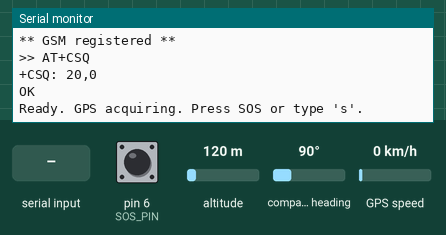
Bench run of a sketch on a simulated Arduino Uno, built with avr-gcc and run on an emulated ATmega328P. On the bench: the last lines printed to the serial monitor. Inputs (shaded band) come from the test bench; at power-on: pin 6 (SOS_PIN) HIGH, altitude 120 m, compass heading 90°, GPS speed 0 km/h. The GPS gets a fix after 3 s at 37.7749, -122.4194 with 8 satellites; the modem accepts every AT command (registered, SIM ready, sends succeed) and sends nothing else.

Above: at 7.5 s.
7.6 s: pin 6 (SOS_PIN) pulled LOW for 0.15 s
At 9.07 s:
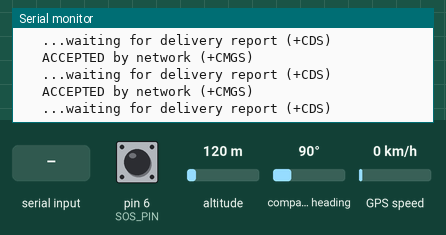
9.2 s: "ERROR\n" received over the second serial link
10.7 s: "+CMGS:\n" received over the second serial link
12.3 s: "+CDS:\n" received over the second serial link
At 13.6 s:
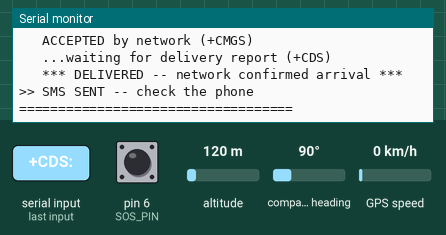
14.2 s: "ERROR\n" received over Serial
At 14.9 s:
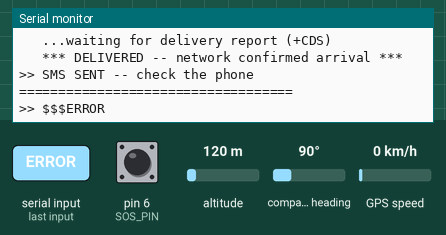
24.2 s: pin 6 (SOS_PIN) pulled LOW for 1 s
At 27.5 s:
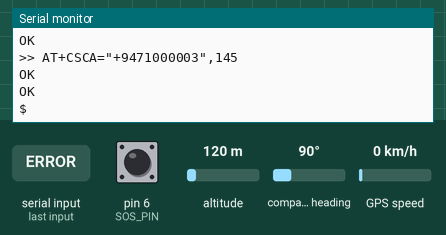

The sketch:

gps_final_location.ino
```cpp
/*
 * SmartStick_UnitB_Final.ino
 * ------------------------------------------------------------
 * Smart Blind Stick -- UNIT B (Arduino UNO)
 * GPS + GSM + SOS button. Sends the user's live location by SMS.
 *
 * Unit A (Arduino Nano) handles obstacle, water, dark, vibration and
 * Find-My-Stick independently. The two units share only the power
 * rail -- no data passes between them.
 *
 * HOW IT WORKS
 *   The GPS stays powered continuously so it holds a satellite fix,
 *   but is only READ in short bursts every 10 seconds. The position
 *   is cached. Pressing SOS sends the CACHED coordinates instantly --
 *   no waiting for a fresh fix, which matters when someone needs help.
 *
 *   Burst reading exists because only ONE SoftwareSerial instance can
 *   listen at a time. The port is handed back and forth: GPS by
 *   default, SIM800L during a send.
 *
 * WIRING (Arduino UNO)
 *   SIM800L EVB 5V/4V -> 5V rail, with 1000uF cap AT the EVB's pins
 *   SIM800L EVB GND   -> common ground
 *   SIM800L EVB SIM_TXD -> D3
 *   SIM800L EVB SIM_RXD -> D4       (no divider -- EVB shifts onboard)
 *
 *   NEO-7M VCC -> 5V        NEO-7M TX -> D10
 *   NEO-7M GND -> GND       NEO-7M RX -> unconnected
 *
 *   SOS button -> D6 and GND   (INPUT_PULLUP, no resistor needed)
 *
 * UPLOAD: disconnect the EVB's 5V first, close Serial Monitor,
 *         upload, then reconnect 5V.
 *
 * SERIAL COMMANDS (9600 baud, "Both NL & CR")
 *   s   simulate an SOS press (bench testing without the button)
 *   g   show current GPS status
 *   c   check the SMSC digit count
 *   anything else -> sent to the module as an AT command
 * ------------------------------------------------------------
 */

#include <SoftwareSerial.h>
#include <TinyGPS++.h>

SoftwareSerial gpsSerial(10, 11); // D10 = RX from GPS TX
SoftwareSerial simSerial(3, 4);   // D3 = RX from SIM_TXD, D4 = TX

TinyGPSPlus gps;

// ---- Settings -------------------------------------------------------
const char PHONE_NUMBER[] = "+94762608628";   // emergency contact
const char SMSC_NUMBER[]  = "+9471000003";    // verified working
const int  SOS_PIN        = 6;
// ---------------------------------------------------------------------

// GPS burst timing
const unsigned long GPS_INTERVAL_MS = 10000; // read every 10s
const unsigned long GPS_BURST_MS    = 1500;  // listen for 1.5s
unsigned long lastGpsMs = 0;

double cachedLat = 0.0, cachedLng = 0.0;
bool   haveFix = false;
unsigned long fixAgeMs = 0;

// SOS button debounce
bool sosLast = HIGH, sosState = HIGH;
unsigned long sosChangeMs = 0;
const unsigned long SOS_DEBOUNCE_MS = 50;

bool ready = false;
uint16_t resetSeen = 0;

char inLine[72]; uint8_t inIdx = 0;

void setup() {
  Serial.begin(9600);
  gpsSerial.begin(9600);
  simSerial.begin(9600);

  pinMode(SOS_PIN, INPUT_PULLUP);

  Serial.println(F("=== Smart Blind Stick -- Unit B ==="));
  Serial.print(F("Emergency contact: "));
  Serial.println(PHONE_NUMBER);
  Serial.println(F("Initialising GSM..."));

  simSerial.listen();
  initGSM();

  gpsSerial.listen();
  Serial.println(F("Ready. GPS acquiring. Press SOS or type 's'."));
  Serial.println();
}

void loop() {
  readMonitor();
  handleGpsBurst();
  handleSosButton();
}

// ---------------------------------------------------------------------
void initGSM() {
  waitFor("AT", "OK", 2000, 15);     // retry until the module answers

  // The module answers AT before it has finished booting. It emits RDY,
  // then +CPIN: READY, then Call Ready and SMS Ready over roughly ten
  // seconds -- and config commands sent during that window get ignored
  // without any error. Wait for the SIM to report READY first.
  Serial.println(F("   waiting for SIM to come ready..."));
  for (uint8_t i = 0; i < 10; i++) {
    if (atCmd("AT+CPIN?", "READY", 3000)) break;
  }

  atCmd("ATE0", "OK", 2000);
  atCmd("AT+CMEE=2", "OK", 2000);
  atCmd("AT+CMGF=1", "OK", 2000);
  atCmd("AT+CSCS=\"GSM\"", "OK", 2000);

  // CSMP sets the message's first octet, VALIDITY PERIOD, protocol id
  // and data coding scheme. This matters more than it looks: if the
  // module's stored validity period is 0, the network accepts the
  // message (returning +CMGS quite happily) and then expires it
  // immediately, so it never reaches the handset. 167 = 24 hours.
  // The last 0 is the data coding scheme -- plain GSM 7-bit.
  atCmd("AT+CSMP=49,167,0,0", "OK", 2000);

  // Route delivery reports back to us so we can tell "accepted" apart
  // from "actually delivered".
  atCmd("AT+CNMI=2,1,2,1,0", "OK", 2000);

  // Write the corrected service centre -- without this, messages are
  // accepted with an OK and then silently never delivered. Retry and
  // VERIFY, because a write that silently failed looks identical to
  // one that worked until the first message goes missing.
  char cmd[48];
  snprintf(cmd, sizeof(cmd), "AT+CSCA=\"%s\",145", SMSC_NUMBER);

  bool smscWritten = false;
  for (uint8_t i = 0; i < 3 && !smscWritten; i++) {
    smscWritten = atCmd(cmd, "OK", 4000);
    if (!smscWritten) Serial.println(F("   SMSC write failed, retrying..."));
  }
  if (!smscWritten) {
    Serial.println(F("!! COULD NOT WRITE SMSC -- messages will not deliver"));
  }

  checkSMSC();

  // Wait for network registration before declaring ready.
  for (uint8_t i = 0; i < 20; i++) {
    if (isRegistered()) { ready = true; break; }
    Serial.println(F("   waiting for network..."));
  }

  if (ready) {
    Serial.println(F("** GSM registered **"));
    atCmd("AT+CSQ", "OK", 2000);
  } else {
    Serial.println(F("!! Not registered. SOS will still try to send."));
  }
}

// ---------------------------------------------------------------------
// Take the port, read GPS for a short burst, cache the fix, release.
// Short bursts keep SoftwareSerial's interrupt load low.
// ---------------------------------------------------------------------
void handleGpsBurst() {
  if (millis() - lastGpsMs < GPS_INTERVAL_MS) return;
  lastGpsMs = millis();

  gpsSerial.listen();

  unsigned long start = millis();
  while (millis() - start < GPS_BURST_MS) {
    while (gpsSerial.available()) gps.encode(gpsSerial.read());
  }

  if (gps.location.isValid()) {
    cachedLat = gps.location.lat();
    cachedLng = gps.location.lng();
    haveFix = true;
    fixAgeMs = millis();

    Serial.print(F("GPS "));
    Serial.print(cachedLat, 6);
    Serial.print(F(", "));
    Serial.print(cachedLng, 6);
    Serial.print(F("  sats="));
    Serial.print(gps.satellites.value());
    Serial.print(F("  hdop="));
    Serial.println(gps.hdop.hdop(), 2);
  } else {
    Serial.print(F("GPS no fix. sats="));
    Serial.print(gps.satellites.value());
    Serial.print(F("  chars="));
    Serial.println(gps.charsProcessed());
  }
}

// ---------------------------------------------------------------------
void handleSosButton() {
  bool reading = digitalRead(SOS_PIN);

  if (reading != sosLast) sosChangeMs = millis();

  if (millis() - sosChangeMs >= SOS_DEBOUNCE_MS) {
    if (reading != sosState) {
      sosState = reading;
      if (sosState == LOW) sendSOS();   // pressed
    }
  }
  sosLast = reading;
}

// ---------------------------------------------------------------------
// Send the SOS. Retries up to SEND_ATTEMPTS times, because a module
// reset mid-send is a POWER event, not a permanent failure -- the next
// attempt a few seconds later usually succeeds.
//
// The message is kept deliberately SHORT. Every character is one more
// character transmitted at 2A, and a shorter burst is a smaller demand
// on a rail that is evidently marginal. "https://" is dropped because
// phones linkify maps.google.com without it.
// ---------------------------------------------------------------------
const uint8_t SEND_ATTEMPTS = 3;

void sendSOS() {
  char latStr[12], lngStr[12], msg[80];

  Serial.println();
  Serial.println(F("=============== SOS ==============="));

  if (haveFix) {
    // snprintf on AVR cannot format %f -- dtostrf is the workaround.
    dtostrf(cachedLat, 0, 5, latStr);   // 5dp is ~1m, plenty, and shorter
    dtostrf(cachedLng, 0, 5, lngStr);
    snprintf(msg, sizeof(msg),
             "SOS! Need help. maps.google.com/?q=%s,%s", latStr, lngStr);

    Serial.print(F("Fix from "));
    Serial.print((millis() - fixAgeMs) / 1000);
    Serial.println(F("s ago"));
  } else {
    snprintf(msg, sizeof(msg), "SOS! Need help. No GPS fix.");
    Serial.println(F("!! No GPS fix"));
  }

  Serial.print(F("Msg ("));
  Serial.print(strlen(msg));
  Serial.print(F(" chars): "));
  Serial.println(msg);

  simSerial.listen();

  bool sent = false;
  for (uint8_t attempt = 1; attempt <= SEND_ATTEMPTS && !sent; attempt++) {
    Serial.print(F("-- attempt "));
    Serial.print(attempt);
    Serial.print(F(" of "));
    Serial.println(SEND_ATTEMPTS);

    sent = trySend(msg);

    if (!sent && attempt < SEND_ATTEMPTS) {
      Serial.println(F("   failed -- letting the supply recover..."));
      // Give the rail and the module time to settle before retrying.
      unsigned long w = millis();
      while (millis() - w < 5000) { }
    }
  }

  Serial.println();
  Serial.println(sent ? F(">> SMS SENT -- check the phone")
                      : F(">> ALL ATTEMPTS FAILED"));

  if (!sent) {
    Serial.println(F("   Repeated failure with corrupted output means the"));
    Serial.println(F("   5V rail is sagging under the transmit burst."));
    Serial.println(F("   Measure it at the EVB pins while sending, and"));
    Serial.println(F("   add more capacitance there."));
  }
  Serial.println(F("==================================="));
  Serial.println();

  gpsSerial.listen();
  lastGpsMs = millis();
}

// ---------------------------------------------------------------------
// One send attempt. Returns true only on a genuine +CMGS acceptance.
// ---------------------------------------------------------------------
bool trySend(const char* msg) {
  // Re-assert text mode -- a reset silently reverts to PDU mode, and
  // AT+CMGS with a quoted number then returns a bare ERROR.
  if (!atCmd("AT+CMGF=1", "OK", 3000)) {
    Serial.println(F("   text mode failed"));
    return false;
  }

  simSerial.print(F("AT+CMGS=\""));
  simSerial.print(PHONE_NUMBER);
  simSerial.println(F("\""));

  bool prompt = false, error = false;
  char buf[48]; uint8_t idx = 0; buf[0] = '\0';

  unsigned long start = millis();
  while (millis() - start < 8000 && !prompt && !error) {
    while (simSerial.available()) {
      char c = simSerial.read();
      Serial.write(c);
      if (c == '>') prompt = true;
      if (idx < sizeof(buf) - 1) { buf[idx++] = c; buf[idx] = '\0'; }
      if (strstr(buf, "ERROR")) error = true;
    }
  }

  if (!prompt) {
    Serial.println();
    Serial.println(error ? F("   ERROR -- module not in text mode (reset?)")
                         : F("   no '>' prompt"));
    return false;
  }

  // Small settle after the prompt before pushing the body.
  unsigned long w = millis();
  while (millis() - w < 200) { }

  simSerial.print(msg);
  simSerial.write(26); // Ctrl+Z

  bool accepted = false, delivered = false;
  idx = 0; buf[0] = '\0';

  // Keep listening for the FULL window even after +CMGS. The delivery
  // report (+CDS) arrives seconds to tens of seconds later, and it is
  // the only thing that distinguishes "the network took it" from "the
  // message actually reached the handset".
  start = millis();
  while (millis() - start < 40000 && !delivered) {
    while (simSerial.available()) {
      char c = simSerial.read();
      Serial.write(c);
      if (idx < sizeof(buf) - 1) { buf[idx++] = c; buf[idx] = '\0'; }
      else { memmove(buf, buf + 16, idx - 16 + 1); idx -= 16; }

      if (strstr(buf, "+CMGS:")) {
        accepted = true;
        Serial.println();
        Serial.println(F("   ACCEPTED by network (+CMGS)"));
        Serial.println(F("   ...waiting for delivery report (+CDS)"));
      }
      if (strstr(buf, "+CDS:")) {
        delivered = true;
        Serial.println();
        Serial.println(F("   *** DELIVERED -- network confirmed arrival ***"));
      }
      if (strstr(buf, "+CMS ERROR")) {
        Serial.println();
        Serial.println(F("   network rejected it -- see the error code"));
        return false;
      }
      if (strstr(buf, "RDY") || strstr(buf, "Call Ready")) {
        resetSeen++;
        Serial.println();
        Serial.println(F("   !! MODULE RESET MID-SEND -- power sagged"));
        return false;
      }
    }
  }

  Serial.println();
  return accepted;
}

// ---------------------------------------------------------------------
void checkSMSC() {
  char buf[96]; uint8_t idx = 0; buf[0] = '\0';

  simSerial.println(F("AT+CSCA?"));
  unsigned long start = millis();
  while (millis() - start < 3000) {
    while (simSerial.available()) {
      char c = simSerial.read();
      Serial.write(c);
      if (idx < sizeof(buf) - 1) { buf[idx++] = c; buf[idx] = '\0'; }
    }
  }
  Serial.println();

  char* q1 = strchr(buf, '"');
  char* q2 = q1 ? strchr(q1 + 1, '"') : NULL;
  if (!q1 || !q2) return;

  uint8_t digits = 0;
  for (char* p = q1 + 1; p < q2; p++) if (*p >= '0' && *p <= '9') digits++;

  Serial.print(F("SMSC digits: "));
  Serial.print(digits);
  Serial.println(digits == 10 ? F("  OK") : F("  WRONG -- expected 10"));
}

// ---------------------------------------------------------------------
bool isRegistered() {
  char buf[80]; uint8_t idx = 0; buf[0] = '\0';

  simSerial.println(F("AT+CREG?"));
  unsigned long start = millis();
  while (millis() - start < 3000) {
    while (simSerial.available()) {
      char c = simSerial.read();
      if (idx < sizeof(buf) - 1) { buf[idx++] = c; buf[idx] = '\0'; }
    }
  }
  return (strstr(buf, "+CREG: 0,1") || strstr(buf, "+CREG: 0,5"));
}

// ---------------------------------------------------------------------
bool atCmd(const char* cmd, const char* expect, unsigned long timeoutMs) {
  char buf[80]; uint8_t idx = 0; buf[0] = '\0';

  Serial.print(F(">> "));
  Serial.println(cmd);
  simSerial.println(cmd);

  unsigned long start = millis();
  while (millis() - start < timeoutMs) {
    while (simSerial.available()) {
      char c = simSerial.read();
      Serial.write(c);
      if (idx < sizeof(buf) - 1) { buf[idx++] = c; buf[idx] = '\0'; }
    }
    if (strstr(buf, expect)) { Serial.println(); return true; }
  }
  Serial.println();
  return false;
}

bool waitFor(const char* cmd, const char* expect, unsigned long t, uint8_t tries) {
  for (uint8_t i = 0; i < tries; i++) {
    if (atCmd(cmd, expect, t)) return true;
    Serial.println(F("   retrying..."));
  }
  return false;
}

// ---------------------------------------------------------------------
void readMonitor() {
  while (Serial.available()) {
    char c = Serial.read();
    if (c == '\r' || c == '\n') {
      if (inIdx > 0) { inLine[inIdx] = '\0'; handleLine(inLine); inIdx = 0; }
    } else if (inIdx < sizeof(inLine) - 1) {
      inLine[inIdx++] = c;
    }
  }
}

void handleLine(const char* line) {
  if (strcmp(line, "s") == 0) { sendSOS(); return; }

  if (strcmp(line, "g") == 0) {
    Serial.print(F("GPS fix: "));
    if (haveFix) {
      Serial.print(cachedLat, 6); Serial.print(F(", ")); Serial.print(cachedLng, 6);
      Serial.print(F("  age "));
      Serial.print((millis() - fixAgeMs) / 1000);
      Serial.println(F("s"));
    } else {
      Serial.println(F("none yet"));
    }
    return;
  }

  if (strcmp(line, "c") == 0) {
    simSerial.listen();
    checkSMSC();
    gpsSerial.listen();
    return;
  }

  simSerial.listen();
  Serial.print(F(">> "));
  Serial.println(line);
  simSerial.println(line);
  unsigned long start = millis();
  while (millis() - start < 3000) {
    while (simSerial.available()) Serial.write(simSerial.read());
  }
  Serial.println();
  gpsSerial.listen();
}
```

Measured:
- after the input at 7.6 s, the serial monitor: prints a new line after 0.05 s (image 1)
- after the input at 12.3 s, the serial monitor: prints a new line after 0.16 s (image 2)
- after the input at 14.2 s, the serial monitor: prints a new line at once (image 3)
- after the input at 24.2 s, the serial monitor: prints a new line after 0.26 s (image 4)
